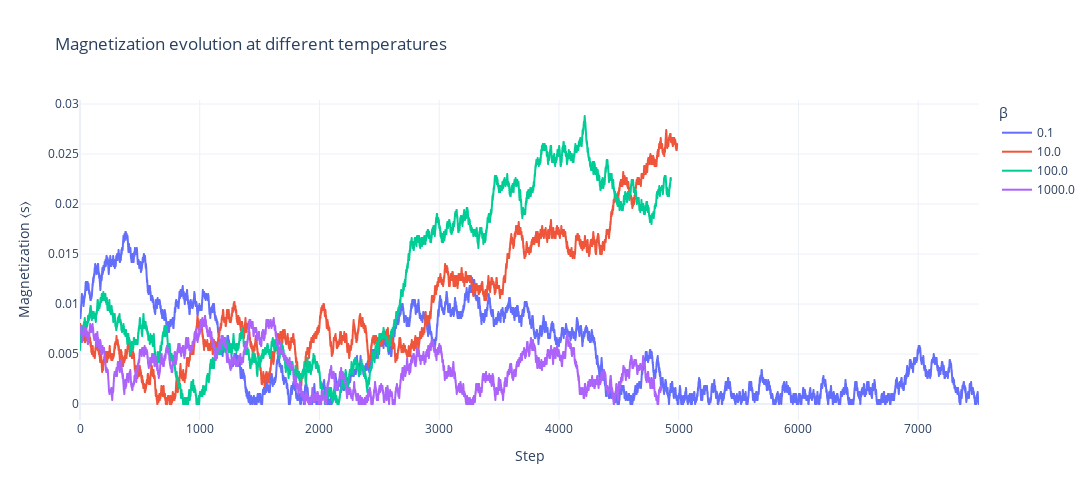

Here is the notebook cell this chart was saved with:
### Code cell
df['abs_magnetization'] = df['magnetization'].abs()

df_accepted = df[df['accepted'] == True].copy()

df_accepted['step'] = df_accepted.groupby('beta').cumcount()

fig = px.line(
    df_accepted,
    x='step',
    y='abs_magnetization',
    color='beta',
    labels={
        'step': 'Step',
        'abs_magnetization': 'Magnetization ⟨s⟩',
        'beta': 'β'
    },
    title='Magnetization evolution at different temperatures'
)

fig.update_layout(
    template='plotly_white',
    legend_title='β',
    width=1200,
    height=500
)

fig.show()

### Figure 1 — Plotly figure (JSON) as saved in the notebook; plotly's stock layout.template omitted (floating-point values rounded to 4 significant figures; data arrays with more than 128 entries replaced by an {"elided": "..."} marker saying what was removed)
{"data": [{"hovertemplate": "β=0.1<br>Step=%{x}<br>Magnetization ⟨s⟩=%{y}<extra></extra>", "legendgroup": "0.1", "line": {"color": "#636efa", "dash": "solid"}, "marker": {"symbol": "circle"}, "mode": "lines", "name": "0.1", "showlegend": true, "type": "scattergl", "x": {"elided": "7509 int values"}, "xaxis": "x", "y": {"elided": "7509 float values"}, "yaxis": "y"}, {"hovertemplate": "β=10.0<br>Step=%{x}<br>Magnetization ⟨s⟩=%{y}<extra></extra>", "legendgroup": "10.0", "line": {"color": "#EF553B", "dash": "solid"}, "marker": {"symbol": "circle"}, "mode": "lines", "name": "10.0", "showlegend": true, "type": "scattergl", "x": {"elided": "4988 int values"}, "xaxis": "x", "y": {"elided": "4988 float values"}, "yaxis": "y"}, {"hovertemplate": "β=100.0<br>Step=%{x}<br>Magnetization ⟨s⟩=%{y}<extra></extra>", "legendgroup": "100.0", "line": {"color": "#00cc96", "dash": "solid"}, "marker": {"symbol": "circle"}, "mode": "lines", "name": "100.0", "showlegend": true, "type": "scattergl", "x": {"elided": "4936 int values"}, "xaxis": "x", "y": {"elided": "4936 float values"}, "yaxis": "y"}, {"hovertemplate": "β=1000.0<br>Step=%{x}<br>Magnetization ⟨s⟩=%{y}<extra></extra>", "legendgroup": "1000.0", "line": {"color": "#ab63fa", "dash": "solid"}, "marker": {"symbol": "circle"}, "mode": "lines", "name": "1000.0", "showlegend": true, "type": "scattergl", "x": {"elided": "4853 int values"}, "xaxis": "x", "y": {"elided": "4853 float values"}, "yaxis": "y"}], "layout": {"height": 500, "legend": {"title": {"text": "β"}, "tracegroupgap": 0}, "title": {"text": "Magnetization evolution at different temperatures"}, "width": 1200, "xaxis": {"anchor": "y", "domain": [0, 1], "title": {"text": "Step"}}, "yaxis": {"anchor": "x", "domain": [0, 1], "title": {"text": "Magnetization ⟨s⟩"}}}}
